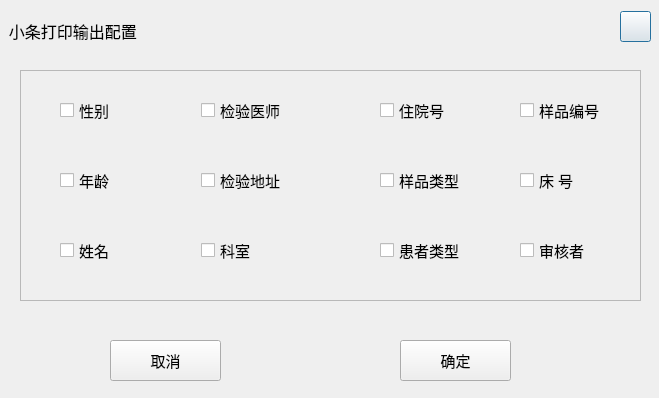
<?xml version="1.0" encoding="UTF-8"?>
<ui version="4.0">
 <class>Dg_OutSetting</class>
 <widget class="QDialog" name="Dg_OutSetting">
  <property name="geometry">
   <rect>
    <x>0</x>
    <y>0</y>
    <width>659</width>
    <height>398</height>
   </rect>
  </property>
  <property name="windowTitle">
   <string>Dialog</string>
  </property>
  <layout class="QGridLayout" name="gridLayout">
   <property name="leftMargin">
    <number>0</number>
   </property>
   <property name="topMargin">
    <number>0</number>
   </property>
   <property name="rightMargin">
    <number>0</number>
   </property>
   <property name="bottomMargin">
    <number>0</number>
   </property>
   <item row="0" column="0">
    <widget class="QWidget" name="wg_outsetting" native="true">
     <property name="styleSheet">
      <string notr="true"/>
     </property>
     <widget class="QLabel" name="pic">
      <property name="geometry">
       <rect>
        <x>0</x>
        <y>10</y>
        <width>659</width>
        <height>41</height>
       </rect>
      </property>
      <property name="font">
       <font>
        <pointsize>12</pointsize>
       </font>
      </property>
      <property name="styleSheet">
       <string notr="true"> 

</string>
      </property>
      <property name="text">
       <string>  小条打印输出配置</string>
      </property>
     </widget>
     <widget class="QPushButton" name="pushButton_2">
      <property name="geometry">
       <rect>
        <x>620</x>
        <y>11</y>
        <width>31</width>
        <height>31</height>
       </rect>
      </property>
      <property name="styleSheet">
       <string notr="true">border-image: url(:/new/home/home/guanbi.png);
border-color: rgb(255, 255, 255);</string>
      </property>
      <property name="text">
       <string/>
      </property>
     </widget>
     <widget class="QFrame" name="frame_outsetting">
      <property name="geometry">
       <rect>
        <x>20</x>
        <y>70</y>
        <width>621</width>
        <height>231</height>
       </rect>
      </property>
      <property name="frameShape">
       <enum>QFrame::StyledPanel</enum>
      </property>
      <property name="frameShadow">
       <enum>QFrame::Raised</enum>
      </property>
      <widget class="QCheckBox" name="cbb_sex_outset">
       <property name="geometry">
        <rect>
         <x>40</x>
         <y>30</y>
         <width>91</width>
         <height>21</height>
        </rect>
       </property>
       <property name="font">
        <font>
         <pointsize>11</pointsize>
        </font>
       </property>
       <property name="text">
        <string>性别</string>
       </property>
      </widget>
      <widget class="QCheckBox" name="cb_age_outset">
       <property name="geometry">
        <rect>
         <x>40</x>
         <y>100</y>
         <width>91</width>
         <height>21</height>
        </rect>
       </property>
       <property name="font">
        <font>
         <pointsize>11</pointsize>
        </font>
       </property>
       <property name="text">
        <string>年龄</string>
       </property>
      </widget>
      <widget class="QCheckBox" name="cb_name_outset">
       <property name="geometry">
        <rect>
         <x>40</x>
         <y>170</y>
         <width>91</width>
         <height>21</height>
        </rect>
       </property>
       <property name="font">
        <font>
         <pointsize>11</pointsize>
        </font>
       </property>
       <property name="text">
        <string>姓名</string>
       </property>
      </widget>
      <widget class="QCheckBox" name="cb_doctor_outset">
       <property name="geometry">
        <rect>
         <x>181</x>
         <y>30</y>
         <width>91</width>
         <height>21</height>
        </rect>
       </property>
       <property name="font">
        <font>
         <pointsize>11</pointsize>
        </font>
       </property>
       <property name="text">
        <string>检验医师</string>
       </property>
      </widget>
      <widget class="QCheckBox" name="cb_addr_outset">
       <property name="geometry">
        <rect>
         <x>181</x>
         <y>100</y>
         <width>91</width>
         <height>21</height>
        </rect>
       </property>
       <property name="font">
        <font>
         <pointsize>11</pointsize>
        </font>
       </property>
       <property name="text">
        <string>检验地址</string>
       </property>
      </widget>
      <widget class="QCheckBox" name="cb_class_outset">
       <property name="geometry">
        <rect>
         <x>181</x>
         <y>170</y>
         <width>91</width>
         <height>21</height>
        </rect>
       </property>
       <property name="font">
        <font>
         <pointsize>11</pointsize>
        </font>
       </property>
       <property name="text">
        <string>科室</string>
       </property>
      </widget>
      <widget class="QCheckBox" name="cb_classnum_outset">
       <property name="geometry">
        <rect>
         <x>360</x>
         <y>30</y>
         <width>91</width>
         <height>21</height>
        </rect>
       </property>
       <property name="font">
        <font>
         <pointsize>11</pointsize>
        </font>
       </property>
       <property name="text">
        <string>住院号</string>
       </property>
      </widget>
      <widget class="QCheckBox" name="cb_testtype_outset">
       <property name="geometry">
        <rect>
         <x>360</x>
         <y>100</y>
         <width>91</width>
         <height>21</height>
        </rect>
       </property>
       <property name="font">
        <font>
         <pointsize>11</pointsize>
        </font>
       </property>
       <property name="text">
        <string>样品类型</string>
       </property>
      </widget>
      <widget class="QCheckBox" name="cb_typeman_outset">
       <property name="geometry">
        <rect>
         <x>360</x>
         <y>170</y>
         <width>91</width>
         <height>21</height>
        </rect>
       </property>
       <property name="font">
        <font>
         <pointsize>11</pointsize>
        </font>
       </property>
       <property name="text">
        <string>患者类型</string>
       </property>
      </widget>
      <widget class="QCheckBox" name="cbb_testnum_outset">
       <property name="geometry">
        <rect>
         <x>500</x>
         <y>30</y>
         <width>91</width>
         <height>21</height>
        </rect>
       </property>
       <property name="font">
        <font>
         <pointsize>11</pointsize>
        </font>
       </property>
       <property name="text">
        <string>样品编号</string>
       </property>
      </widget>
      <widget class="QCheckBox" name="cbb_bed_outset">
       <property name="geometry">
        <rect>
         <x>500</x>
         <y>100</y>
         <width>91</width>
         <height>21</height>
        </rect>
       </property>
       <property name="font">
        <font>
         <pointsize>11</pointsize>
        </font>
       </property>
       <property name="text">
        <string>床 号</string>
       </property>
      </widget>
      <widget class="QCheckBox" name="cb_checkman_outset">
       <property name="geometry">
        <rect>
         <x>500</x>
         <y>170</y>
         <width>91</width>
         <height>21</height>
        </rect>
       </property>
       <property name="font">
        <font>
         <pointsize>11</pointsize>
        </font>
       </property>
       <property name="text">
        <string>审核者</string>
       </property>
      </widget>
     </widget>
     <widget class="MainButton" name="bt_ok">
      <property name="geometry">
       <rect>
        <x>400</x>
        <y>340</y>
        <width>111</width>
        <height>41</height>
       </rect>
      </property>
      <property name="font">
       <font>
        <pointsize>11</pointsize>
       </font>
      </property>
      <property name="text">
       <string>确定</string>
      </property>
     </widget>
     <widget class="MainButton" name="bt_cancal">
      <property name="geometry">
       <rect>
        <x>110</x>
        <y>340</y>
        <width>111</width>
        <height>41</height>
       </rect>
      </property>
      <property name="font">
       <font>
        <pointsize>11</pointsize>
       </font>
      </property>
      <property name="text">
       <string>取消</string>
      </property>
     </widget>
    </widget>
   </item>
  </layout>
 </widget>
 <customwidgets>
  <customwidget>
   <class>MainButton</class>
   <extends>QPushButton</extends>
   <header location="global">mainbutton.h</header>
  </customwidget>
 </customwidgets>
 <resources/>
 <connections/>
</ui>
